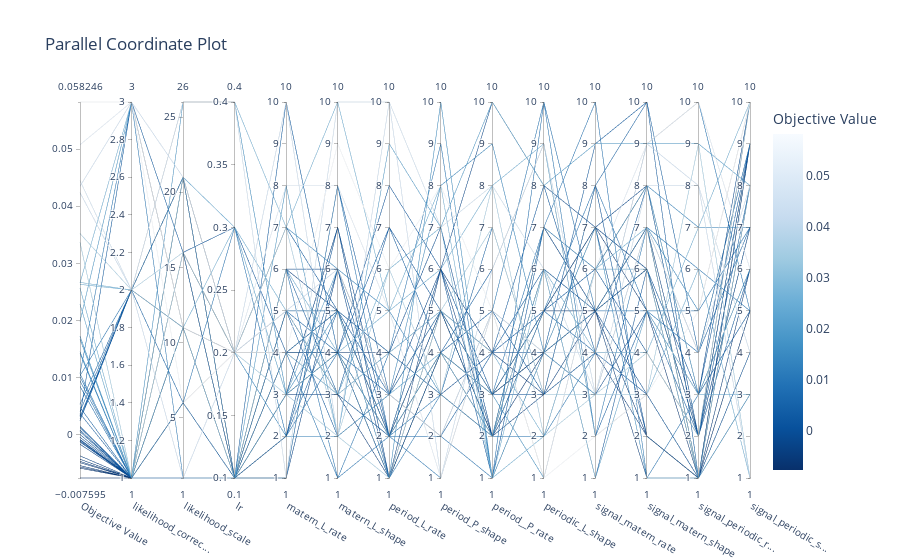

The notebook cell this image was saved under:
### Code cell
plot_parallel_coordinate(study)

### Figure 1 — Plotly figure (JSON) as saved in the notebook; plotly's stock layout.template omitted (floating-point values rounded to 4 significant figures)
{"data": [{"dimensions": [{"label": "Objective Value", "range": [-0.007595, 0.05825], "values": [0.04448, 0.02656, 0.03521, 0.05825, 0.01066, 0.05075, 0.04238, 0.04349, 0.01982, 0.00307, 0.01672, 0.001246, 0.02284, -0.004687, 0.00941, -0.0008453, -0.00587, 0.0007982, 0.01031, 0.001452, 0.00477, -0.001286, -0.007595, -0.005663, -0.0004527, 0.00278, 0.003697, 0.01015, 0.02631, 0.02666, -0.001691, -0.005424, 0.0005214, -0.003717, -0.00113, 0.02569, 0.005333, 0.0142, 0.008454, 0.004073, 0.01451, -0.004907, -0.004305, 2.869e-05, -0.0009225, 0.01065, 0.01723, 0.003321, 0.03367, 0.002435]}, {"label": "likelihood_correc...", "range": [1, 3], "values": [2, 3, 2, 3, 3, 3, 2, 3, 3, 2, 1, 1, 1, 1, 1, 1, 1, 1, 2, 1, 1, 1, 1, 1, 1, 2, 1, 1, 2, 2, 1, 1, 1, 1, 1, 1, 2, 1, 1, 2, 1, 1, 1, 1, 1, 1, 1, 3, 1, 2]}, {"label": "likelihood_scale", "range": [1, 26], "values": [26, 11, 16, 6, 1, 11, 1, 21, 11, 21, 26, 1, 21, 16, 6, 16, 16, 16, 21, 16, 6, 16, 16, 11, 11, 11, 6, 21, 11, 26, 16, 16, 16, 11, 16, 21, 6, 11, 16, 11, 21, 16, 16, 11, 16, 21, 11, 16, 16, 21]}, {"label": "lr", "range": [0.1, 0.4], "values": [0.4, 0.1, 0.2, 0.2, 0.1, 0.2, 0.2, 0.2, 0.1, 0.1, 0.4, 0.1, 0.3, 0.1, 0.3, 0.1, 0.1, 0.3, 0.1, 0.2, 0.1, 0.1, 0.1, 0.1, 0.2, 0.1, 0.2, 0.1, 0.3, 0.4, 0.1, 0.1, 0.1, 0.1, 0.1, 0.2, 0.1, 0.2, 0.2, 0.1, 0.2, 0.1, 0.1, 0.1, 0.1, 0.1, 0.1, 0.1, 0.2, 0.1]}, {"label": "matern_L_rate", "range": [1, 10], "values": [1, 6, 7, 4, 1, 8, 5, 10, 8, 5, 3, 2, 3, 3, 2, 3, 4, 4, 6, 4, 2, 3, 4, 5, 5, 6, 7, 4, 5, 7, 1, 4, 4, 6, 5, 4, 5, 7, 4, 10, 2, 3, 3, 4, 6, 5, 3, 1, 3, 2]}, {"label": "matern_L_shape", "range": [1, 10], "values": [10, 4, 2, 9, 8, 8, 6, 2, 2, 2, 5, 7, 6, 4, 4, 7, 4, 4, 1, 3, 5, 7, 5, 3, 3, 3, 5, 1, 3, 10, 6, 5, 4, 5, 5, 3, 4, 6, 5, 4, 2, 4, 3, 4, 6, 5, 4, 8, 2, 6]}, {"label": "period_L_rate", "range": [1, 10], "values": [10, 5, 6, 6, 2, 5, 3, 10, 9, 3, 1, 1, 3, 1, 1, 1, 4, 8, 4, 7, 4, 2, 2, 2, 4, 2, 3, 2, 4, 5, 3, 2, 2, 2, 4, 6, 3, 5, 2, 7, 3, 1, 1, 2, 1, 1, 2, 3, 1, 2]}, {"label": "period_P_shape", "range": [1, 10], "values": [7, 6, 3, 8, 1, 1, 2, 1, 7, 2, 10, 4, 4, 4, 5, 4, 5, 6, 9, 5, 3, 4, 5, 5, 7, 6, 5, 3, 5, 8, 6, 4, 5, 6, 3, 7, 5, 3, 2, 4, 8, 4, 6, 4, 5, 3, 4, 2, 5, 4]}, {"label": "period__P_rate", "range": [1, 10], "values": [8, 8, 8, 5, 5, 5, 5, 6, 10, 5, 1, 2, 2, 3, 3, 3, 3, 3, 1, 4, 7, 3, 2, 2, 2, 1, 4, 2, 4, 1, 10, 2, 2, 2, 4, 1, 3, 2, 1, 6, 9, 3, 4, 3, 2, 2, 3, 4, 7, 5]}, {"label": "periodic_L_shape", "range": [1, 10], "values": [6, 9, 2, 1, 10, 1, 4, 9, 8, 3, 4, 6, 6, 4, 7, 5, 4, 3, 4, 5, 3, 5, 5, 7, 7, 7, 8, 5, 2, 6, 8, 4, 6, 3, 4, 2, 5, 7, 10, 9, 4, 4, 3, 4, 5, 2, 1, 6, 3, 4]}, {"label": "signal_matern_rate", "range": [1, 10], "values": [3, 2, 3, 2, 2, 6, 4, 3, 9, 4, 7, 1, 1, 5, 10, 7, 7, 8, 5, 6, 8, 7, 5, 5, 5, 6, 4, 8, 6, 4, 7, 5, 5, 5, 3, 6, 4, 6, 5, 2, 3, 5, 4, 5, 7, 4, 6, 5, 3, 9]}, {"label": "signal_matern_shape", "range": [1, 10], "values": [8, 3, 4, 3, 7, 9, 9, 7, 9, 3, 1, 6, 5, 1, 1, 6, 5, 2, 5, 4, 10, 6, 7, 7, 7, 8, 8, 5, 7, 4, 8, 6, 6, 7, 5, 6, 4, 8, 7, 5, 7, 2, 2, 3, 2, 9, 8, 6, 3, 10]}, {"label": "signal_periodic_r...", "range": [1, 10], "values": [8, 6, 2, 5, 6, 10, 8, 4, 9, 1, 1, 3, 3, 1, 3, 2, 1, 1, 5, 2, 4, 2, 1, 1, 1, 3, 2, 4, 1, 7, 2, 1, 1, 2, 3, 1, 2, 7, 4, 2, 5, 1, 1, 1, 1, 10, 3, 2, 9, 1]}, {"label": "signal_periodic_s...", "range": [1, 10], "values": [4, 1, 10, 10, 5, 6, 1, 8, 8, 4, 3, 5, 3, 6, 6, 7, 8, 8, 7, 9, 7, 7, 9, 9, 9, 9, 10, 9, 8, 10, 9, 8, 8, 9, 10, 8, 10, 7, 9, 8, 10, 5, 5, 3, 4, 5, 6, 6, 1, 8]}], "labelangle": 30, "labelside": "bottom", "line": {"color": [0.04448, 0.02656, 0.03521, 0.05825, 0.01066, 0.05075, 0.04238, 0.04349, 0.01982, 0.00307, 0.01672, 0.001246, 0.02284, -0.004687, 0.00941, -0.0008453, -0.00587, 0.0007982, 0.01031, 0.001452, 0.00477, -0.001286, -0.007595, -0.005663, -0.0004527, 0.00278, 0.003697, 0.01015, 0.02631, 0.02666, -0.001691, -0.005424, 0.0005214, -0.003717, -0.00113, 0.02569, 0.005333, 0.0142, 0.008454, 0.004073, 0.01451, -0.004907, -0.004305, 2.869e-05, -0.0009225, 0.01065, 0.01723, 0.003321, 0.03367, 0.002435], "colorbar": {"title": {"text": "Objective Value"}}, "colorscale": [[0, "rgb(247,251,255)"], [0.125, "rgb(222,235,247)"], [0.25, "rgb(198,219,239)"], [0.375, "rgb(158,202,225)"], [0.5, "rgb(107,174,214)"], [0.625, "rgb(66,146,198)"], [0.75, "rgb(33,113,181)"], [0.875, "rgb(8,81,156)"], [1, "rgb(8,48,107)"]], "reversescale": true, "showscale": true}, "type": "parcoords"}], "layout": {"title": {"text": "Parallel Coordinate Plot"}}}
